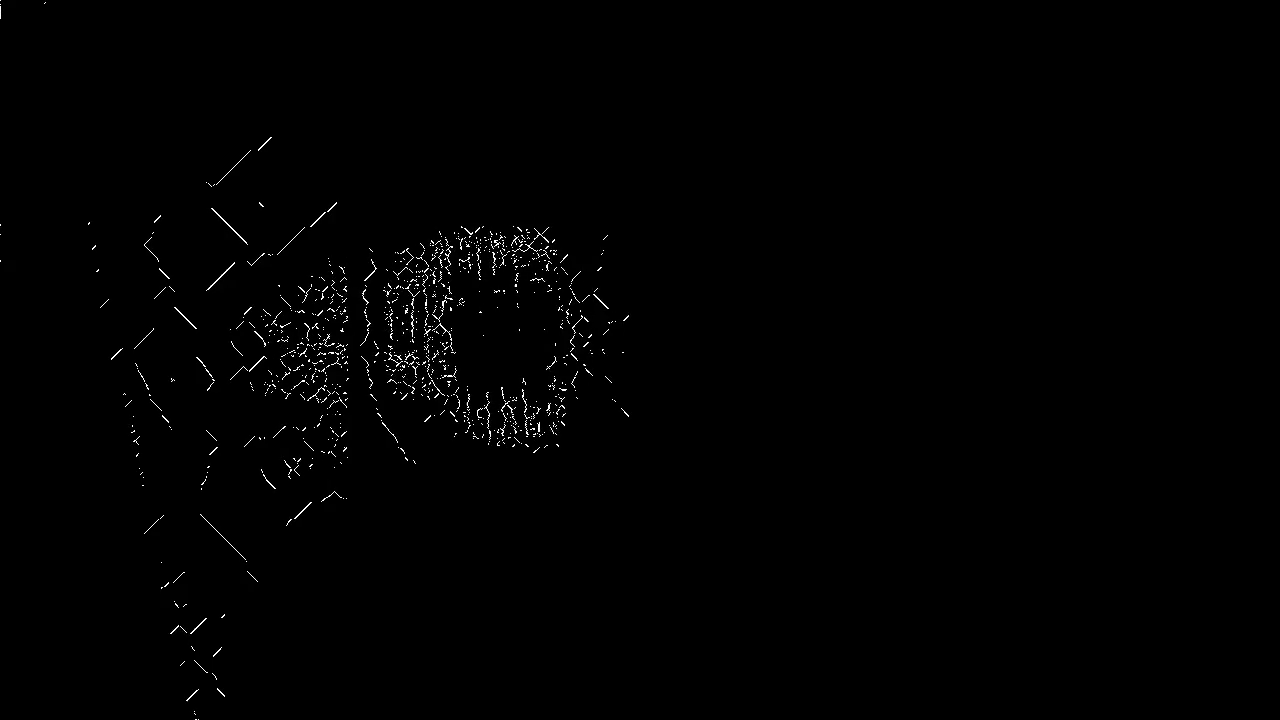
//> input picture frame 6 of skeletal/skel.mp4, 1280 x 720 px, given in place of the camera
$ ./skeletal   (built with g++ and OpenCV 4)
//> lines starting //> are read from the running program, lines starting //| are printed output that depends on the picture; after the words box and inside, x2 and y2 are one past the last pixel; in counts of white or black regions, pixels touching at a corner belong together
/*
 *
 *  Example by Sam Siewert
 *
 *  Created for OpenCV 4.x for Jetson Nano 2g, based upon
 *  https://docs.opencv.org/4.1.1
 *
 *  Tested with JetPack 4.6 which installs OpenCV 4.1.1
 *  (https://developer.nvidia.com/embedded/jetpack)
 *
 *  Based upon earlier simpler-capture examples created
 *  for OpenCV 2.x and 3.x (C and C++ mixed API) which show
 *  how to use OpenCV instead of lower level V4L2 API for the
 *  Linux UVC driver.
 *
 *  Verify your hardware and OS configuration with:
 *  1) lsusb
 *  2) ls -l /dev/video*
 *  3) dmesg | grep UVC
 *
 *  Note that OpenCV 4.x only supports the C++ API
 *
 */
#include <stdio.h>
#include <stdlib.h>
#include <iostream>

#include "opencv2/imgcodecs.hpp"
#include "opencv2/highgui.hpp"
#include "opencv2/imgproc.hpp"

#include <opencv2/videoio.hpp>  // Video write

using namespace cv;
using namespace std;

// See www.asciitable.com
#define ESCAPE_KEY (27)
#define SYSTEM_ERROR (-1)

int main(int argc, char** argv)
{
   const char* default_file = "0";
   const char* filename = argc >=2 ? argv[1] : default_file;
   VideoCapture cap;
   int cnt = 0;
   if (*filename == '0') {
     cap.open(0);
   } else {
     cap.open(filename);
   }

   printf("Press 's' to write screen capture or 'esc' to exit\n");

   namedWindow("skeleton");
   char winInput;
   Mat src;

//   cap.set(CAP_PROP_FRAME_WIDTH, 640);
//   cap.set(CAP_PROP_FRAME_HEIGHT, 480);
   cap.read(src);
//> src is the input picture: 720 rows x 1280 cols, CV_8UC3; min 0, max 255, mean 1.5

   VideoWriter vout;
    Size S = Size((int) cap.get(CAP_PROP_FRAME_WIDTH),    // Acquire input size
                  (int) cap.get(CAP_PROP_FRAME_HEIGHT));

   vout.open("skel.mp4", VideoWriter::fourcc('H','2','6','4'), cap.get(CAP_PROP_FPS), S, true);


   while (1)
   {
      cnt++;
      cap.read(src);
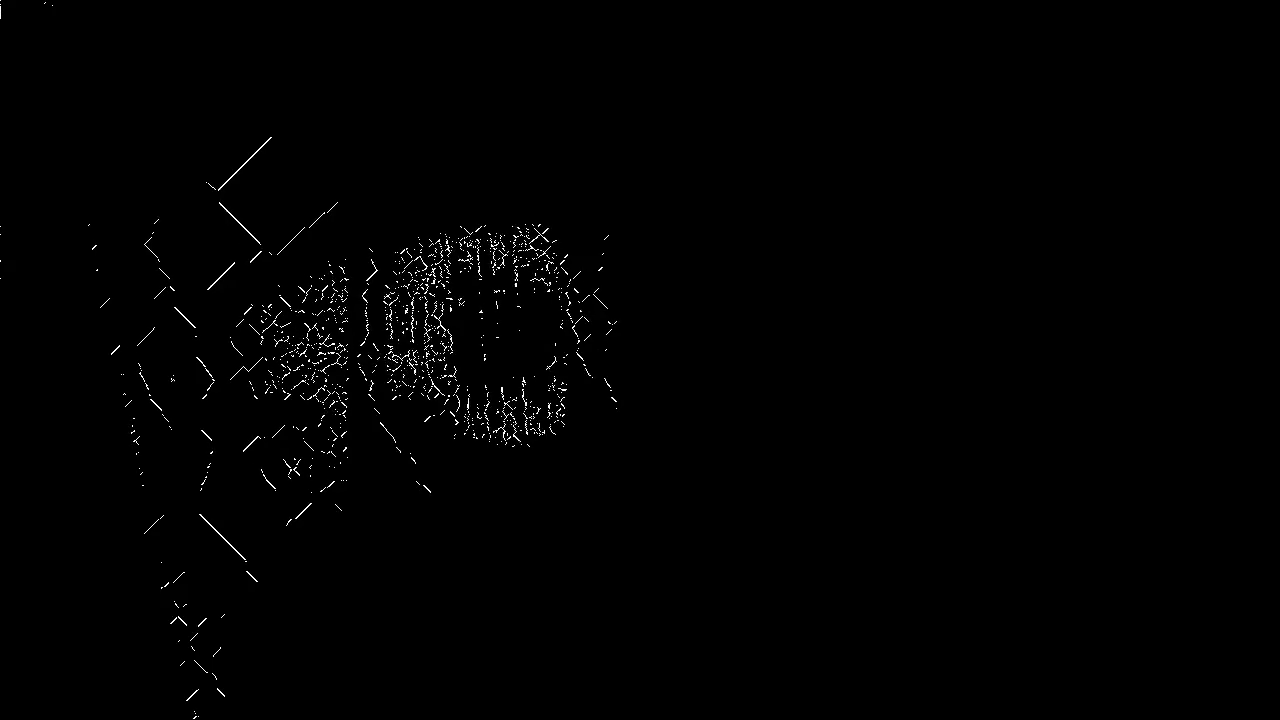
//> input picture frame 7 of skeletal/skel.mp4, 1280 x 720 px, given in place of the camera
//> src is the input picture: 720 rows x 1280 cols, CV_8UC3; min 0, max 255, mean 1.5
      Mat gray, binary, mfblur;


      cvtColor(src, gray, COLOR_BGR2GRAY);

 // Use 70 negative for Moose, 150 positive for hand
 //
 // To improve, compute a histogram here and set threshold to first peak
 //
 // For now, histogram analysis was done with GIMP
 //
      threshold(gray, binary, 150, 255, THRESH_BINARY);
//> binary: 720 rows x 1280 cols, CV_8UC1; 0.57% white in thin lines or dots, all inside (x1, y1, x2, y2) = (0, 0, 617, 719)
      binary = 255 - binary;
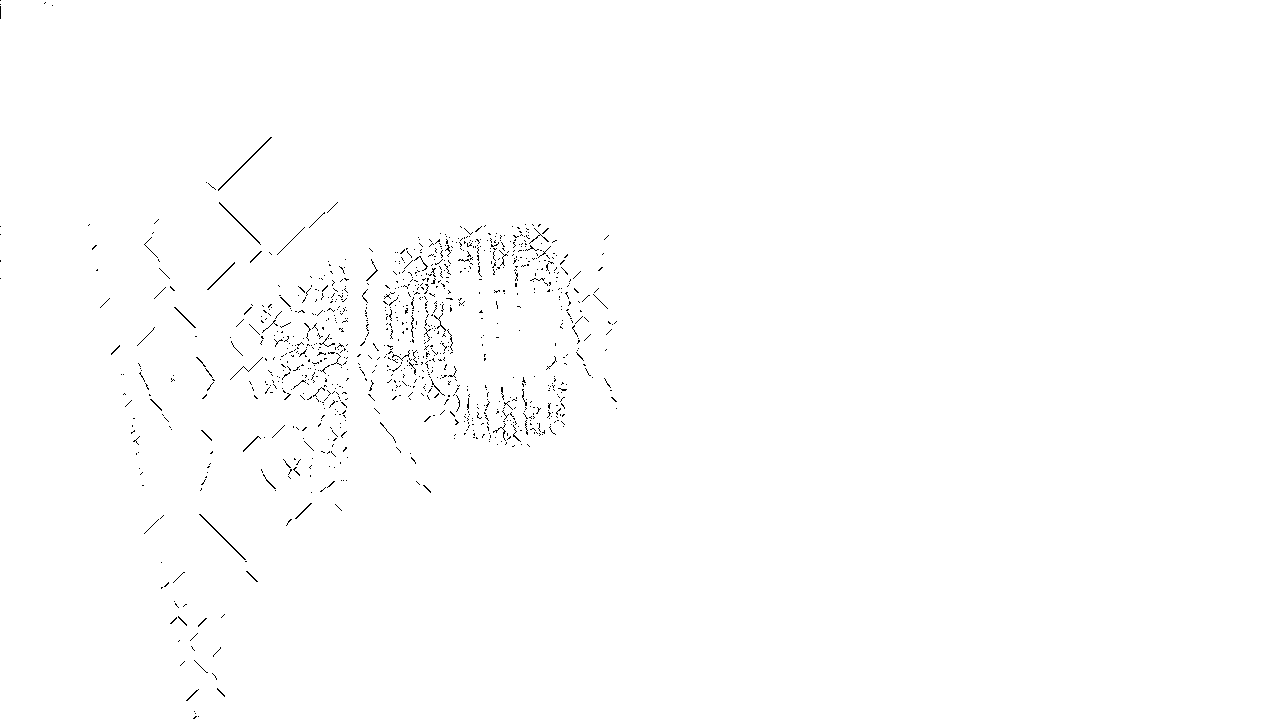
//> binary: 720 rows x 1280 cols, CV_8UC1; 99.4% white; black in thin lines or dots, all inside (x1, y1, x2, y2) = (0, 0, 617, 719)

 // To remove median filter, just replace blurr value with 1
      medianBlur(binary, mfblur, 1);

 // This section of code was adapted from the following post, which was
 // based in turn on the Wikipedia description of a morphological skeleton
 //
 // http://felix.abecassis.me/2011/09/opencv-morphological-skeleton/
 //
      Mat skel(mfblur.size(), CV_8UC1, Scalar(0));
      Mat temp;
      Mat eroded;
      Mat element = getStructuringElement(MORPH_CROSS, Size(3, 3));
      bool done;
      int iterations=0;

      do
      {
        erode(mfblur, eroded, element);
        dilate(eroded, temp, element);
        subtract(mfblur, temp, temp);
        bitwise_or(skel, temp, skel);
        eroded.copyTo(mfblur);

        done = (countNonZero(mfblur) == 0);
        iterations++;

      } while (!done && (iterations < 100));
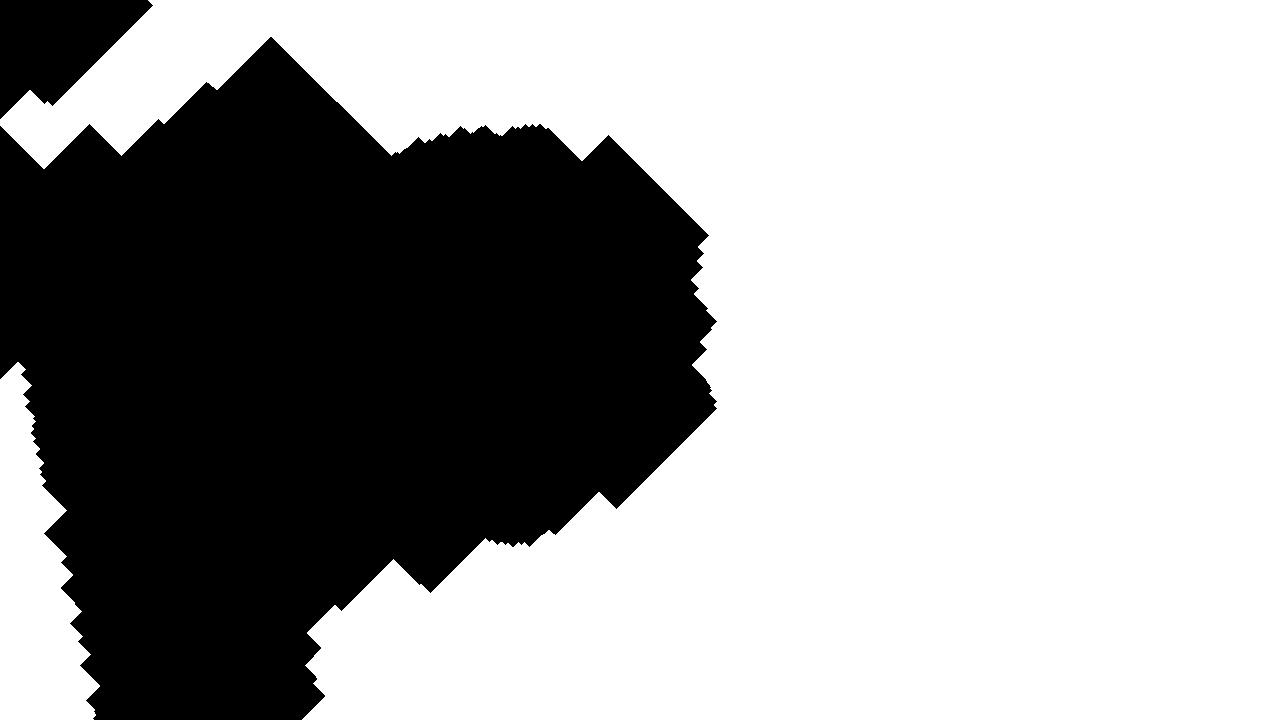
//> mfblur: 720 rows x 1280 cols, CV_8UC1; 63.7% white; 2 black regions, box (x1, y1, x2, y2) and area: (0, 37, 717, 720) 323450, (0, 0, 153, 119) 10951
//> temp: 720 rows x 1280 cols, CV_8UC1; every value is 0
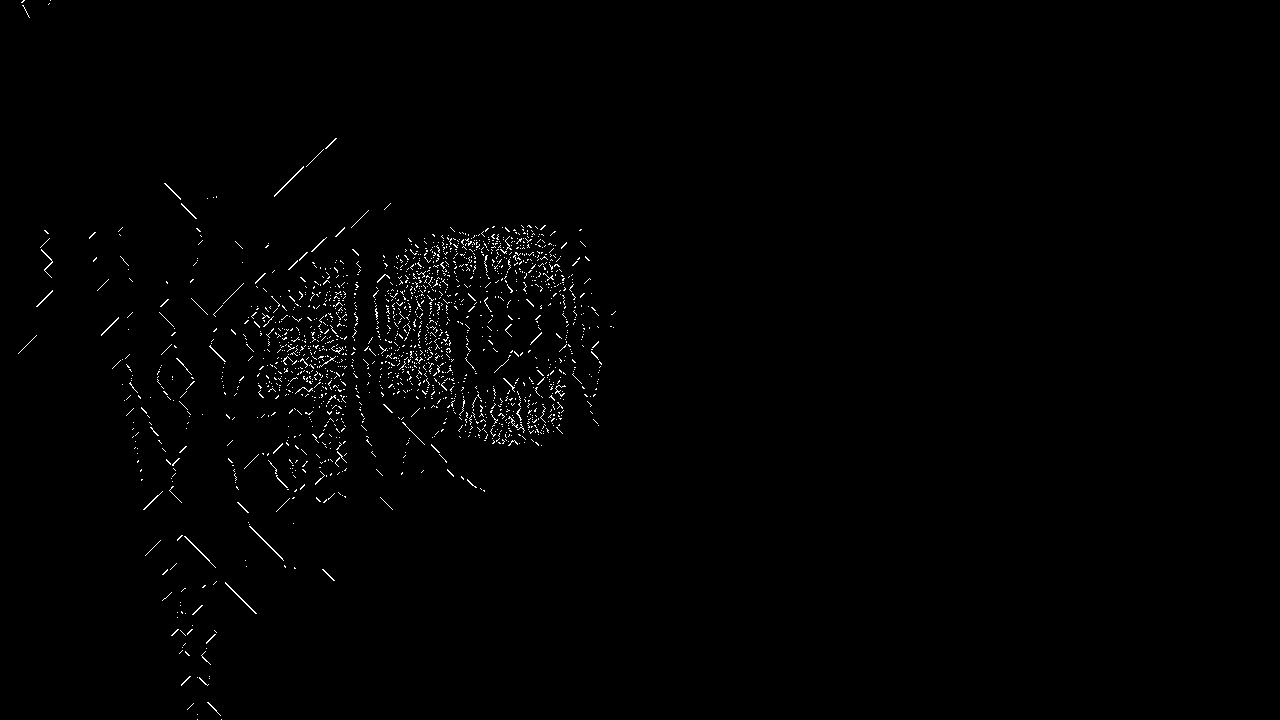
//> skel: 720 rows x 1280 cols, CV_8UC1; 0.83% white in thin lines or dots, all inside (x1, y1, x2, y2) = (18, 0, 616, 720)
//> after the loop, iterations = 100

      cvtColor(skel, skel, COLOR_GRAY2RGB);
      imshow("skeleton", skel);
      vout.write(skel);


      if ((winInput = waitKey(1)) == ESCAPE_KEY)
//> the Esc key is pressed
      {
          break;
      }
      else if(winInput == 's')
      {
          String imgname = to_string(cnt) + ".png";
          String skelimgname = to_string(cnt) + "skel.png";
          imwrite(imgname, src);
          imwrite(skelimgname, skel);
      }

   }

   destroyWindow("skeleton");
};

$ run again, starting later in the video
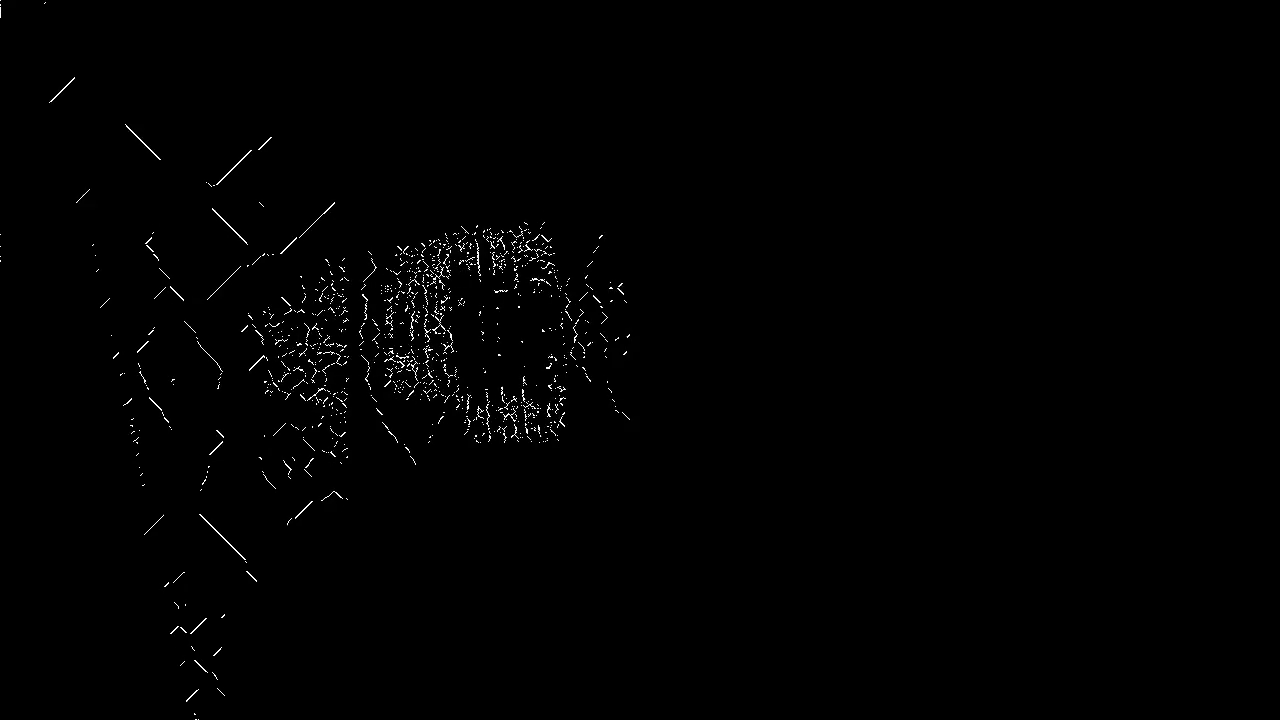
//> input picture frame 30 of skeletal/skel.mp4, 1280 x 720 px, given in place of the camera
//> src is the input picture: 720 rows x 1280 cols, CV_8UC3; min 0, max 255, mean 1.5
//> `binary = 255 - binary;`:
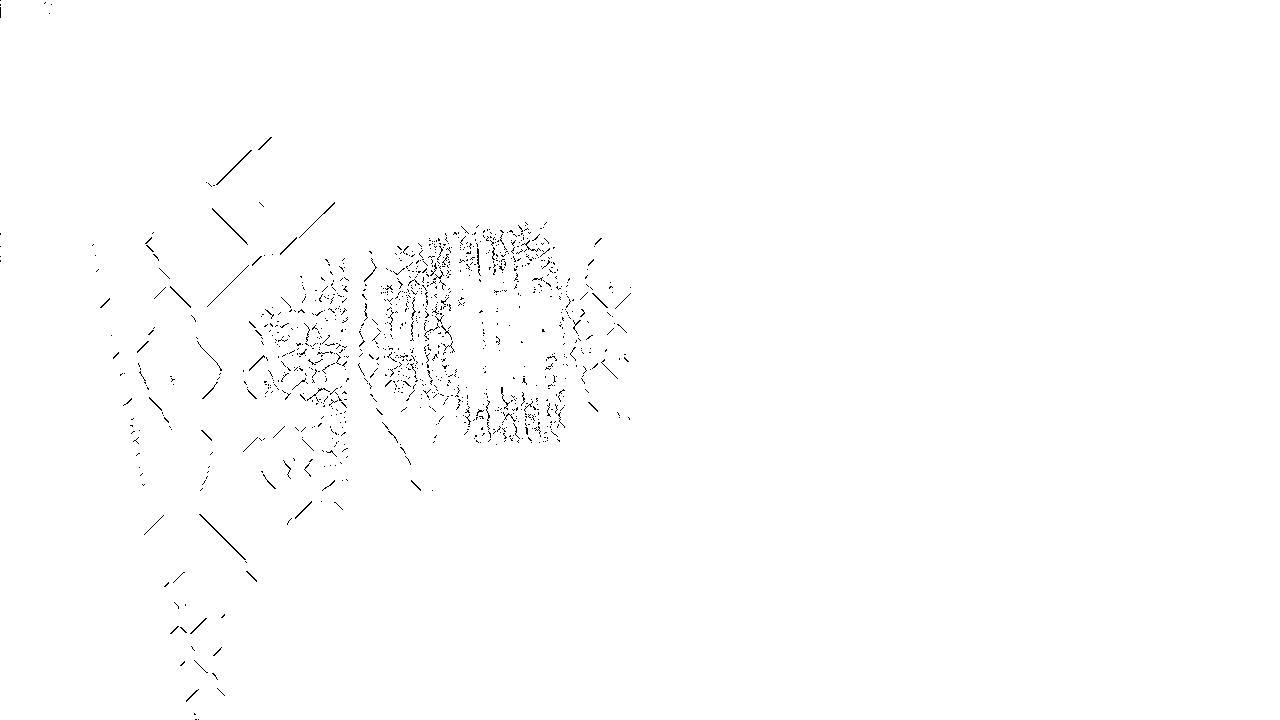
//> binary: 720 rows x 1280 cols, CV_8UC1; 99.4% white; black in thin lines or dots, all inside (x1, y1, x2, y2) = (0, 0, 631, 720)
//> after the loop `do`:
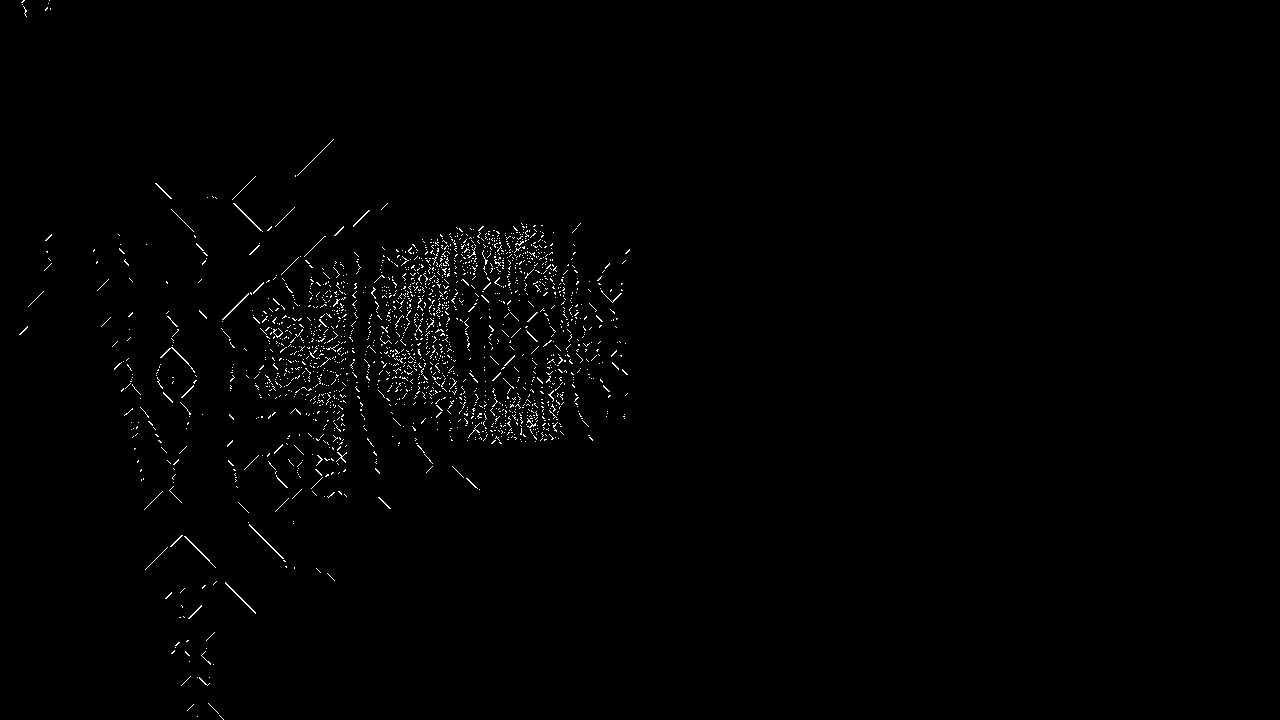
//> skel: 720 rows x 1280 cols, CV_8UC1; 0.86% white in thin lines or dots, all inside (x1, y1, x2, y2) = (19, 0, 630, 720)
//> after the loop `do`: iterations = 100
